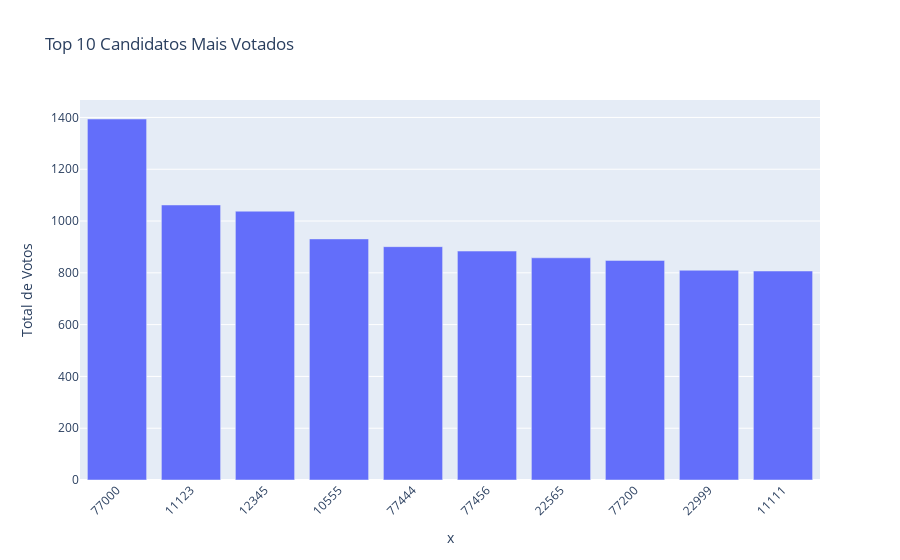

The notebook cell saved with this chart:
### Code cell
# Importação de bibliotecas
import pandas as pd
import plotly.express as px

# Leitura da planilha
eleicao_2020 = pd.read_excel("eleicao_vereador_2020_spa.xlsx")

# Criação de um dicionário para armazenar os resultados
resultados = {}

# Loop sobre cada valor único em nr_votavel para calcular a soma dos votos
for nr in eleicao_2020['nr_votavel'].unique():
    soma_votos = eleicao_2020[eleicao_2020['nr_votavel'] == nr]['qt_votos'].sum()
    resultados[nr] = soma_votos

# Convertendo o dicionário para um DataFrame
resultado_df = pd.DataFrame(list(resultados.items()), columns=['nr_votavel', 'total_votos'])

# Ordena o DataFrame pela coluna 'total_votos' em ordem decrescente e pega os 10 primeiros
top_10 = resultado_df.sort_values('total_votos', ascending=False).head(12)

# Remoção de linhas com valores de votos nulos ou brancos
top_10 = top_10[(top_10['nr_votavel'] != 95) & (top_10['nr_votavel'] != 96)]

# Criação do gráfico interativo com Plotly
fig = px.bar(
    top_10,
    x=top_10['nr_votavel'].astype(str),
    y='total_votos',
    labels={'nr_votavel': 'Número do Candidato', 'total_votos': 'Total de Votos'},
    title='Top 10 Candidatos Mais Votados'
)
fig.update_layout(xaxis_tickangle=-45)

### Figure 1 — Plotly figure (JSON) as saved in the notebook; plotly's stock layout.template omitted (floating-point values rounded to 4 significant figures)
{"data": [{"alignmentgroup": "True", "hovertemplate": "x=%{x}<br>Total de Votos=%{y}<extra></extra>", "legendgroup": "", "marker": {"color": "#636efa", "pattern": {"shape": ""}}, "name": "", "offsetgroup": "", "orientation": "v", "showlegend": false, "textposition": "auto", "type": "bar", "x": ["77000", "11123", "12345", "10555", "77444", "77456", "22565", "77200", "22999", "11111"], "xaxis": "x", "y": [1394, 1062, 1038, 931, 901, 884, 858, 848, 810, 807], "yaxis": "y"}], "layout": {"barmode": "relative", "legend": {"tracegroupgap": 0}, "title": {"text": "Top 10 Candidatos Mais Votados"}, "xaxis": {"anchor": "y", "domain": [0, 1], "tickangle": -45, "title": {"text": "x"}}, "yaxis": {"anchor": "x", "domain": [0, 1], "title": {"text": "Total de Votos"}}}}
